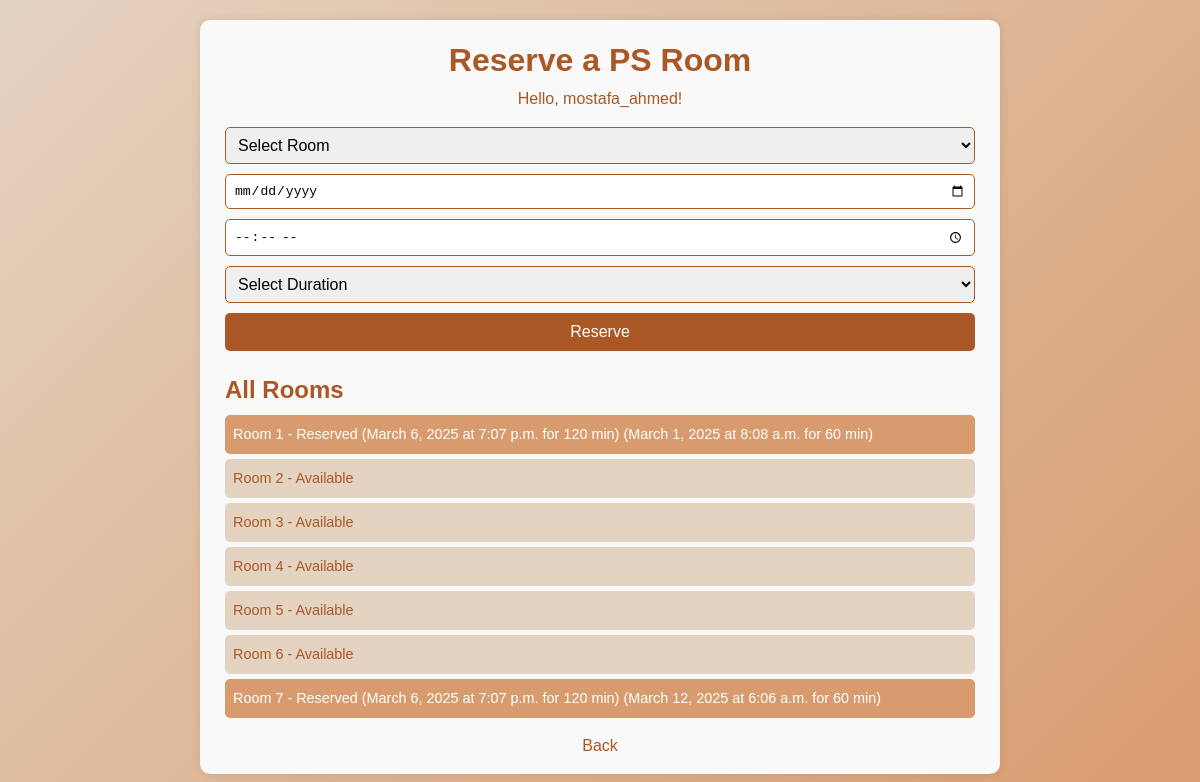
Screenshot of /cafe/reserve_ps_room/ (signed in) with the database file from the repository.
### cafe/models.py (models this page shows, shortened)
class Room(models.Model):
    number = models.IntegerField(unique=True)
    is_available = models.BooleanField(default=True)

class RoomReservation(models.Model):
    user = models.ForeignKey(User, on_delete=models.CASCADE)
    room = models.ForeignKey(Room, on_delete=models.CASCADE)
    date = models.DateField()
    start_time = models.TimeField()
    duration = models.IntegerField(choices=[(30, '30 min'), (60, '1 hour'), (120, '2 hours')])
    created_at = models.DateTimeField(auto_now_add=True)

### cafe/views.py (the view, shortened to what this page needs)
# urls.py: path('reserve_ps_room/', views.reserve_ps_room, name='reserve_ps_room'),
@login_required
def reserve_ps_room(request):
    rooms = Room.objects.all()
    all_rooms = Room.objects.all()
    reservations = RoomReservation.objects.all()
    return render(request, 'cafe/reserve_ps_room.html', {
        'rooms': rooms,
        'all_rooms': all_rooms,
        'reservations': reservations
    })

### cafe/templates/cafe/reserve_ps_room.html (shortened to what this page needs)
{% load static %}
<!DOCTYPE html>
<html lang="en">
<head>
    <link rel="stylesheet" href="{% static 'css/style.css' %}">
</head>
<body>
    <div class="reserve-container">
        <h1>Reserve a PS Room</h1>
        {% if user.is_authenticated %}
            <p>Hello, {{ user.username }}!</p>
            <form method="POST" id="ps-room-form">
                <select name="room_number" required>
                    <option value="" disabled selected>Select Room</option>
                </select>
                <input type="date" name="date" required>
                <input type="time" name="start_time" required>
                <select name="duration" required>
                    <option value="" disabled selected>Select Duration</option>
                </select>
                <button type="submit">Reserve</button>
            </form>
            <div class="rooms-list">
                <h2>All Rooms</h2>
                {% for room in all_rooms %}
                    <div class="room-item {% if room.is_available %}available{% else %}reserved{% endif %}">
                        Room {{ room.number }} -
                        {% if room.is_available %}
                            Available
                        {% else %}
                            Reserved
                            {% for reservation in reservations %}
                                {% if reservation.room.id == room.id %}
                                    ({{ reservation.date }} at {{ reservation.start_time }} for {{ reservation.duration }} min)
                                {% endif %}
                            {% endfor %}
                        {% endif %}
                    </div>
                {% endfor %}
            </div>
        {% else %}
            <p>Please <a href="{% url 'login' %}">login</a> or <a href="{% url 'cafe:signup' %}">sign up</a> to reserve.</p>
        {% endif %}
        <a href="{% url 'cafe:home' %}" class="back-link">Back</a>
    </div>
</body>
</html>

### cafe/static/css/style.css (style rules this page uses)
body { font-family: 'Orbitron', 'Poppins', sans-serif; background: #e4d3c1; color: #aa5825; max-width: 1400px; margin: 0 auto; padding: 0 30px; line-height: 1.8; position: relative; overflow-x: hidden; min-height: 100vh; -webkit-font-smoothing: antialiased; -moz-osx-font-smoothing: grayscale; }

### cafe/templates/cafe/reserve_ps_room.html (style rules this page uses)
* { margin: 0; padding: 0; box-sizing: border-box; }
body { font-family: 'Poppins', sans-serif; background: linear-gradient(135deg, #e4d3c1 0%, #d89b6e 100%); color: #aa5825; line-height: 1.6; }
.reserve-container { max-width: 800px; margin: 20px auto; padding: 15px; background: #f9f9f9; border-radius: 10px; box-shadow: 0 0 10px rgba(0, 0, 0, 0.1); }
h1 { text-align: center; color: #aa5825; font-size: 2em; }
p { text-align: center; margin-bottom: 15px; }
form { display: flex; flex-direction: column; gap: 10px; max-width: 100%; margin: 0 auto; padding: 0 10px; }
select, input[type="date"], input[type="time"] { padding: 8px; border: 1px solid #aa5825; border-radius: 5px; font-size: 1em; width: 100%; }
button[type="submit"] { padding: 10px; background: #aa5825; color: white; border: none; border-radius: 5px; cursor: pointer; font-size: 1em; transition: background 0.3s ease; }
.rooms-list { margin-top: 20px; padding: 0 10px; }
.room-item { padding: 8px; margin: 5px 0; border-radius: 5px; font-size: 0.9em; }
.available { background: #e4d3c1; }
.reserved { background: #d89b6e; color: white; }
.back-link { display: block; text-align: center; margin-top: 15px; color: #aa5825; text-decoration: none; font-size: 1em; }

### rows the page displays
Room: number "1"
RoomReservation: date "March 6, 2025", start_time "7:07 p.m.", duration "120"
RoomReservation: date "March 1, 2025", start_time "8:08 a.m.", duration "60"
Room: number "2", is_available "Available"
Room: number "3", is_available "Available"
Room: number "4", is_available "Available"
Room: number "5", is_available "Available"
Room: number "6", is_available "Available"
Room: number "7"
RoomReservation: date "March 6, 2025", start_time "7:07 p.m.", duration "120"
RoomReservation: date "March 12, 2025", start_time "6:06 a.m.", duration "60"

### other values shown
{{ user.username }} "mostafa_ahmed"
